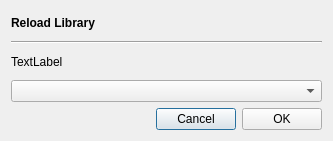
<?xml version="1.0" encoding="UTF-8"?>
<ui version="4.0">
 <class>GUI_ReloadLibraryDialog</class>
 <widget class="QDialog" name="GUI_ReloadLibraryDialog">
  <property name="geometry">
   <rect>
    <x>0</x>
    <y>0</y>
    <width>333</width>
    <height>141</height>
   </rect>
  </property>
  <layout class="QGridLayout" name="gridLayout">
   <item row="1" column="0">
    <widget class="Line" name="line">
     <property name="orientation">
      <enum>Qt::Horizontal</enum>
     </property>
    </widget>
   </item>
   <item row="3" column="0">
    <widget class="Gui::ComboBox" name="combo_quality"/>
   </item>
   <item row="5" column="0">
    <layout class="QHBoxLayout" name="horizontalLayout">
     <item>
      <spacer name="horizontalSpacer">
       <property name="orientation">
        <enum>Qt::Horizontal</enum>
       </property>
       <property name="sizeHint" stdset="0">
        <size>
         <width>40</width>
         <height>20</height>
        </size>
       </property>
      </spacer>
     </item>
     <item>
      <widget class="QPushButton" name="btn_cancel">
       <property name="text">
        <string notr="true">Cancel</string>
       </property>
      </widget>
     </item>
     <item>
      <widget class="QPushButton" name="btn_ok">
       <property name="text">
        <string notr="true">OK</string>
       </property>
      </widget>
     </item>
    </layout>
   </item>
   <item row="0" column="0">
    <widget class="QLabel" name="lab_title">
     <property name="font">
      <font>
       <weight>75</weight>
       <bold>true</bold>
      </font>
     </property>
     <property name="text">
      <string notr="true">Reload Library</string>
     </property>
    </widget>
   </item>
   <item row="2" column="0">
    <widget class="QLabel" name="lab_select_reload_quality">
     <property name="text">
      <string notr="true">TextLabel</string>
     </property>
    </widget>
   </item>
  </layout>
 </widget>
 <customwidgets>
  <customwidget>
   <class>Gui::ComboBox</class>
   <extends>QComboBox</extends>
   <header>GUI/Utils/Widgets/ComboBox.h</header>
  </customwidget>
 </customwidgets>
 <resources/>
 <connections/>
</ui>
